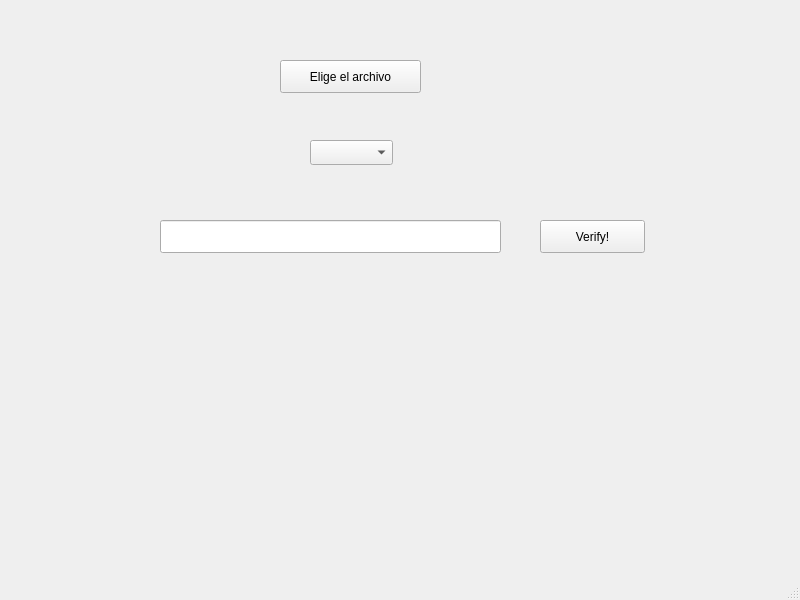
<?xml version="1.0" encoding="UTF-8"?>
<ui version="4.0">
 <class>MainWindow</class>
 <widget class="QMainWindow" name="MainWindow">
  <property name="geometry">
   <rect>
    <x>0</x>
    <y>0</y>
    <width>800</width>
    <height>600</height>
   </rect>
  </property>
  <property name="windowTitle">
   <string>HashCalc</string>
  </property>
  <widget class="QWidget" name="centralwidget">
   <widget class="QLineEdit" name="hashEdit">
    <property name="geometry">
     <rect>
      <x>160</x>
      <y>220</y>
      <width>341</width>
      <height>33</height>
     </rect>
    </property>
   </widget>
   <widget class="QPushButton" name="verifyButton">
    <property name="geometry">
     <rect>
      <x>540</x>
      <y>220</y>
      <width>105</width>
      <height>33</height>
     </rect>
    </property>
    <property name="text">
     <string>Verify!</string>
    </property>
   </widget>
   <widget class="QPushButton" name="fileButton">
    <property name="geometry">
     <rect>
      <x>280</x>
      <y>60</y>
      <width>141</width>
      <height>33</height>
     </rect>
    </property>
    <property name="text">
     <string>Elige el archivo</string>
    </property>
   </widget>
   <widget class="QComboBox" name="comboHash">
    <property name="geometry">
     <rect>
      <x>310</x>
      <y>140</y>
      <width>83</width>
      <height>25</height>
     </rect>
    </property>
   </widget>
  </widget>
  <widget class="QMenuBar" name="menubar">
   <property name="geometry">
    <rect>
     <x>0</x>
     <y>0</y>
     <width>800</width>
     <height>23</height>
    </rect>
   </property>
  </widget>
  <widget class="QStatusBar" name="statusbar"/>
 </widget>
 <resources/>
 <connections/>
</ui>
